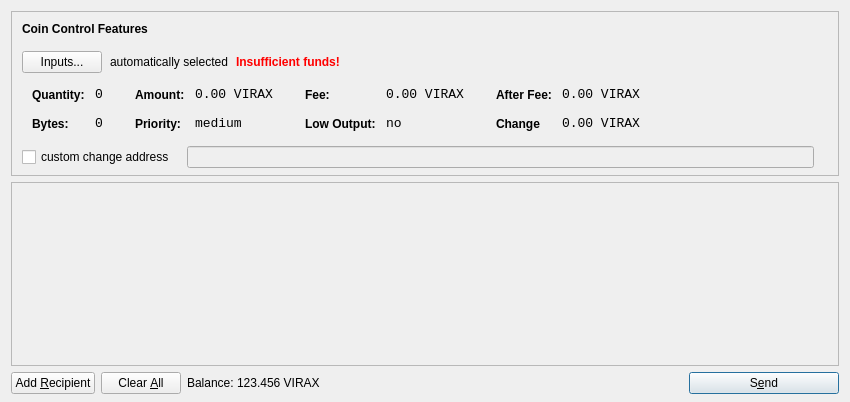
<?xml version="1.0" encoding="UTF-8"?>
<ui version="4.0">
 <class>SendCoinsDialog</class>
 <widget class="QDialog" name="SendCoinsDialog">
  <property name="geometry">
   <rect>
    <x>0</x>
    <y>0</y>
    <width>850</width>
    <height>402</height>
   </rect>
  </property>
  <property name="windowTitle">
   <string>Send Coins</string>
  </property>
  <layout class="QVBoxLayout" name="verticalLayout" stretch="0,1,0">
   <property name="bottomMargin">
    <number>8</number>
   </property>
   <item>
    <widget class="QFrame" name="frameCoinControl">
     <property name="sizePolicy">
      <sizepolicy hsizetype="Expanding" vsizetype="Expanding">
       <horstretch>0</horstretch>
       <verstretch>0</verstretch>
      </sizepolicy>
     </property>
     <property name="maximumSize">
      <size>
       <width>16777215</width>
       <height>16777215</height>
      </size>
     </property>
     <property name="frameShape">
      <enum>QFrame::StyledPanel</enum>
     </property>
     <property name="frameShadow">
      <enum>QFrame::Sunken</enum>
     </property>
     <layout class="QVBoxLayout" name="verticalLayoutCoinControl2">
      <property name="spacing">
       <number>6</number>
      </property>
      <property name="leftMargin">
       <number>0</number>
      </property>
      <property name="topMargin">
       <number>0</number>
      </property>
      <property name="rightMargin">
       <number>0</number>
      </property>
      <property name="bottomMargin">
       <number>6</number>
      </property>
      <item>
       <layout class="QVBoxLayout" name="verticalLayoutCoinControl" stretch="0,0,0,0,1">
        <property name="spacing">
         <number>0</number>
        </property>
        <property name="leftMargin">
         <number>10</number>
        </property>
        <property name="topMargin">
         <number>10</number>
        </property>
        <item>
         <layout class="QHBoxLayout" name="horizontalLayoutCoinControl1">
          <property name="bottomMargin">
           <number>15</number>
          </property>
          <item>
           <widget class="QLabel" name="labelCoinControlFeatures">
            <property name="sizePolicy">
             <sizepolicy hsizetype="Preferred" vsizetype="Maximum">
              <horstretch>0</horstretch>
              <verstretch>0</verstretch>
             </sizepolicy>
            </property>
            <property name="font">
             <font>
              <weight>75</weight>
              <bold>true</bold>
             </font>
            </property>
            <property name="styleSheet">
             <string notr="true">font-weight:bold;</string>
            </property>
            <property name="text">
             <string>Coin Control Features</string>
            </property>
           </widget>
          </item>
         </layout>
        </item>
        <item>
         <layout class="QHBoxLayout" name="horizontalLayoutCoinControl2" stretch="0,0,0,0">
          <property name="spacing">
           <number>8</number>
          </property>
          <property name="bottomMargin">
           <number>10</number>
          </property>
          <item>
           <widget class="QPushButton" name="pushButtonCoinControl">
            <property name="styleSheet">
             <string notr="true"/>
            </property>
            <property name="text">
             <string>Inputs...</string>
            </property>
           </widget>
          </item>
          <item>
           <widget class="QLabel" name="labelCoinControlAutomaticallySelected">
            <property name="text">
             <string>automatically selected</string>
            </property>
            <property name="margin">
             <number>5</number>
            </property>
           </widget>
          </item>
          <item>
           <widget class="QLabel" name="labelCoinControlInsuffFunds">
            <property name="font">
             <font>
              <weight>75</weight>
              <bold>true</bold>
             </font>
            </property>
            <property name="styleSheet">
             <string notr="true">color:red;font-weight:bold;</string>
            </property>
            <property name="text">
             <string>Insufficient funds!</string>
            </property>
            <property name="margin">
             <number>5</number>
            </property>
           </widget>
          </item>
          <item>
           <spacer name="horizontalSpacerCoinControl">
            <property name="orientation">
             <enum>Qt::Horizontal</enum>
            </property>
            <property name="sizeHint" stdset="0">
             <size>
              <width>40</width>
              <height>1</height>
             </size>
            </property>
           </spacer>
          </item>
         </layout>
        </item>
        <item>
         <widget class="QWidget" name="widgetCoinControl" native="true">
          <property name="sizePolicy">
           <sizepolicy hsizetype="Preferred" vsizetype="Preferred">
            <horstretch>0</horstretch>
            <verstretch>0</verstretch>
           </sizepolicy>
          </property>
          <property name="minimumSize">
           <size>
            <width>0</width>
            <height>0</height>
           </size>
          </property>
          <property name="styleSheet">
           <string notr="true"/>
          </property>
          <layout class="QHBoxLayout" name="horizontalLayoutCoinControl5">
           <property name="leftMargin">
            <number>0</number>
           </property>
           <property name="topMargin">
            <number>0</number>
           </property>
           <property name="rightMargin">
            <number>0</number>
           </property>
           <property name="bottomMargin">
            <number>0</number>
           </property>
           <item>
            <layout class="QHBoxLayout" name="horizontalLayoutCoinControl3" stretch="0,0,0,1">
             <property name="spacing">
              <number>20</number>
             </property>
             <property name="topMargin">
              <number>0</number>
             </property>
             <property name="bottomMargin">
              <number>10</number>
             </property>
             <item>
              <layout class="QFormLayout" name="formLayoutCoinControl1">
               <property name="horizontalSpacing">
                <number>10</number>
               </property>
               <property name="verticalSpacing">
                <number>14</number>
               </property>
               <property name="leftMargin">
                <number>10</number>
               </property>
               <property name="topMargin">
                <number>4</number>
               </property>
               <property name="rightMargin">
                <number>6</number>
               </property>
               <item row="0" column="0">
                <widget class="QLabel" name="labelCoinControlQuantityText">
                 <property name="styleSheet">
                  <string notr="true">font-weight:bold;</string>
                 </property>
                 <property name="text">
                  <string>Quantity:</string>
                 </property>
                 <property name="margin">
                  <number>0</number>
                 </property>
                </widget>
               </item>
               <item row="0" column="1">
                <widget class="QLabel" name="labelCoinControlQuantity">
                 <property name="font">
                  <font>
                   <family>Monospace</family>
                   <pointsize>10</pointsize>
                  </font>
                 </property>
                 <property name="cursor">
                  <cursorShape>IBeamCursor</cursorShape>
                 </property>
                 <property name="contextMenuPolicy">
                  <enum>Qt::ActionsContextMenu</enum>
                 </property>
                 <property name="text">
                  <string>0</string>
                 </property>
                 <property name="margin">
                  <number>0</number>
                 </property>
                 <property name="textInteractionFlags">
                  <set>Qt::LinksAccessibleByMouse|Qt::TextSelectableByKeyboard|Qt::TextSelectableByMouse</set>
                 </property>
                </widget>
               </item>
               <item row="1" column="0">
                <widget class="QLabel" name="labelCoinControlBytesText">
                 <property name="styleSheet">
                  <string notr="true">font-weight:bold;</string>
                 </property>
                 <property name="text">
                  <string>Bytes:</string>
                 </property>
                </widget>
               </item>
               <item row="1" column="1">
                <widget class="QLabel" name="labelCoinControlBytes">
                 <property name="font">
                  <font>
                   <family>Monospace</family>
                   <pointsize>10</pointsize>
                  </font>
                 </property>
                 <property name="cursor">
                  <cursorShape>IBeamCursor</cursorShape>
                 </property>
                 <property name="contextMenuPolicy">
                  <enum>Qt::ActionsContextMenu</enum>
                 </property>
                 <property name="text">
                  <string>0</string>
                 </property>
                 <property name="textInteractionFlags">
                  <set>Qt::LinksAccessibleByMouse|Qt::TextSelectableByKeyboard|Qt::TextSelectableByMouse</set>
                 </property>
                </widget>
               </item>
              </layout>
             </item>
             <item>
              <layout class="QFormLayout" name="formLayoutCoinControl2">
               <property name="horizontalSpacing">
                <number>10</number>
               </property>
               <property name="verticalSpacing">
                <number>14</number>
               </property>
               <property name="leftMargin">
                <number>6</number>
               </property>
               <property name="topMargin">
                <number>4</number>
               </property>
               <property name="rightMargin">
                <number>6</number>
               </property>
               <item row="0" column="0">
                <widget class="QLabel" name="labelCoinControlAmountText">
                 <property name="styleSheet">
                  <string notr="true">font-weight:bold;</string>
                 </property>
                 <property name="text">
                  <string>Amount:</string>
                 </property>
                 <property name="margin">
                  <number>0</number>
                 </property>
                </widget>
               </item>
               <item row="0" column="1">
                <widget class="QLabel" name="labelCoinControlAmount">
                 <property name="font">
                  <font>
                   <family>Monospace</family>
                   <pointsize>10</pointsize>
                  </font>
                 </property>
                 <property name="cursor">
                  <cursorShape>IBeamCursor</cursorShape>
                 </property>
                 <property name="contextMenuPolicy">
                  <enum>Qt::ActionsContextMenu</enum>
                 </property>
                 <property name="text">
                  <string>0.00 VIRAX</string>
                 </property>
                 <property name="textInteractionFlags">
                  <set>Qt::LinksAccessibleByMouse|Qt::TextSelectableByKeyboard|Qt::TextSelectableByMouse</set>
                 </property>
                </widget>
               </item>
               <item row="1" column="0">
                <widget class="QLabel" name="labelCoinControlPriorityText">
                 <property name="styleSheet">
                  <string notr="true">font-weight:bold;</string>
                 </property>
                 <property name="text">
                  <string>Priority:</string>
                 </property>
                </widget>
               </item>
               <item row="1" column="1">
                <widget class="QLabel" name="labelCoinControlPriority">
                 <property name="font">
                  <font>
                   <family>Monospace</family>
                   <pointsize>10</pointsize>
                  </font>
                 </property>
                 <property name="cursor">
                  <cursorShape>IBeamCursor</cursorShape>
                 </property>
                 <property name="contextMenuPolicy">
                  <enum>Qt::ActionsContextMenu</enum>
                 </property>
                 <property name="text">
                  <string>medium</string>
                 </property>
                 <property name="textInteractionFlags">
                  <set>Qt::LinksAccessibleByMouse|Qt::TextSelectableByKeyboard|Qt::TextSelectableByMouse</set>
                 </property>
                </widget>
               </item>
              </layout>
             </item>
             <item>
              <layout class="QFormLayout" name="formLayoutCoinControl3">
               <property name="horizontalSpacing">
                <number>10</number>
               </property>
               <property name="verticalSpacing">
                <number>14</number>
               </property>
               <property name="leftMargin">
                <number>6</number>
               </property>
               <property name="topMargin">
                <number>4</number>
               </property>
               <property name="rightMargin">
                <number>6</number>
               </property>
               <item row="0" column="0">
                <widget class="QLabel" name="labelCoinControlFeeText">
                 <property name="styleSheet">
                  <string notr="true">font-weight:bold;</string>
                 </property>
                 <property name="text">
                  <string>Fee:</string>
                 </property>
                 <property name="margin">
                  <number>0</number>
                 </property>
                </widget>
               </item>
               <item row="0" column="1">
                <widget class="QLabel" name="labelCoinControlFee">
                 <property name="font">
                  <font>
                   <family>Monospace</family>
                   <pointsize>10</pointsize>
                  </font>
                 </property>
                 <property name="cursor">
                  <cursorShape>IBeamCursor</cursorShape>
                 </property>
                 <property name="contextMenuPolicy">
                  <enum>Qt::ActionsContextMenu</enum>
                 </property>
                 <property name="text">
                  <string>0.00 VIRAX</string>
                 </property>
                 <property name="textInteractionFlags">
                  <set>Qt::LinksAccessibleByMouse|Qt::TextSelectableByKeyboard|Qt::TextSelectableByMouse</set>
                 </property>
                </widget>
               </item>
               <item row="1" column="0">
                <widget class="QLabel" name="labelCoinControlLowOutputText">
                 <property name="styleSheet">
                  <string notr="true">font-weight:bold;</string>
                 </property>
                 <property name="text">
                  <string>Low Output:</string>
                 </property>
                </widget>
               </item>
               <item row="1" column="1">
                <widget class="QLabel" name="labelCoinControlLowOutput">
                 <property name="font">
                  <font>
                   <family>Monospace</family>
                   <pointsize>10</pointsize>
                  </font>
                 </property>
                 <property name="cursor">
                  <cursorShape>IBeamCursor</cursorShape>
                 </property>
                 <property name="contextMenuPolicy">
                  <enum>Qt::ActionsContextMenu</enum>
                 </property>
                 <property name="text">
                  <string>no</string>
                 </property>
                 <property name="textInteractionFlags">
                  <set>Qt::LinksAccessibleByMouse|Qt::TextSelectableByKeyboard|Qt::TextSelectableByMouse</set>
                 </property>
                </widget>
               </item>
              </layout>
             </item>
             <item>
              <layout class="QFormLayout" name="formLayoutCoinControl4">
               <property name="horizontalSpacing">
                <number>10</number>
               </property>
               <property name="verticalSpacing">
                <number>14</number>
               </property>
               <property name="leftMargin">
                <number>6</number>
               </property>
               <property name="topMargin">
                <number>4</number>
               </property>
               <property name="rightMargin">
                <number>6</number>
               </property>
               <item row="0" column="0">
                <widget class="QLabel" name="labelCoinControlAfterFeeText">
                 <property name="styleSheet">
                  <string notr="true">font-weight:bold;</string>
                 </property>
                 <property name="text">
                  <string>After Fee:</string>
                 </property>
                 <property name="margin">
                  <number>0</number>
                 </property>
                </widget>
               </item>
               <item row="0" column="1">
                <widget class="QLabel" name="labelCoinControlAfterFee">
                 <property name="font">
                  <font>
                   <family>Monospace</family>
                   <pointsize>10</pointsize>
                  </font>
                 </property>
                 <property name="cursor">
                  <cursorShape>IBeamCursor</cursorShape>
                 </property>
                 <property name="contextMenuPolicy">
                  <enum>Qt::ActionsContextMenu</enum>
                 </property>
                 <property name="text">
                  <string>0.00 VIRAX</string>
                 </property>
                 <property name="textInteractionFlags">
                  <set>Qt::LinksAccessibleByMouse|Qt::TextSelectableByKeyboard|Qt::TextSelectableByMouse</set>
                 </property>
                </widget>
               </item>
               <item row="1" column="0">
                <widget class="QLabel" name="labelCoinControlChangeText">
                 <property name="styleSheet">
                  <string notr="true">font-weight:bold;</string>
                 </property>
                 <property name="text">
                  <string>Change</string>
                 </property>
                </widget>
               </item>
               <item row="1" column="1">
                <widget class="QLabel" name="labelCoinControlChange">
                 <property name="font">
                  <font>
                   <family>Monospace</family>
                   <pointsize>10</pointsize>
                  </font>
                 </property>
                 <property name="cursor">
                  <cursorShape>IBeamCursor</cursorShape>
                 </property>
                 <property name="contextMenuPolicy">
                  <enum>Qt::ActionsContextMenu</enum>
                 </property>
                 <property name="text">
                  <string>0.00 VIRAX</string>
                 </property>
                 <property name="textInteractionFlags">
                  <set>Qt::LinksAccessibleByMouse|Qt::TextSelectableByKeyboard|Qt::TextSelectableByMouse</set>
                 </property>
                </widget>
               </item>
              </layout>
             </item>
            </layout>
           </item>
          </layout>
         </widget>
        </item>
        <item>
         <layout class="QHBoxLayout" name="horizontalLayoutCoinControl4" stretch="0,0,0">
          <property name="spacing">
           <number>12</number>
          </property>
          <property name="sizeConstraint">
           <enum>QLayout::SetDefaultConstraint</enum>
          </property>
          <property name="topMargin">
           <number>5</number>
          </property>
          <property name="rightMargin">
           <number>5</number>
          </property>
          <item>
           <widget class="QCheckBox" name="checkBoxCoinControlChange">
            <property name="text">
             <string>custom change address</string>
            </property>
           </widget>
          </item>
          <item>
           <widget class="QLineEdit" name="lineEditCoinControlChange">
            <property name="enabled">
             <bool>false</bool>
            </property>
            <property name="sizePolicy">
             <sizepolicy hsizetype="Expanding" vsizetype="Fixed">
              <horstretch>0</horstretch>
              <verstretch>0</verstretch>
             </sizepolicy>
            </property>
           </widget>
          </item>
          <item>
           <widget class="QLabel" name="labelCoinControlChangeLabel">
            <property name="sizePolicy">
             <sizepolicy hsizetype="Preferred" vsizetype="Expanding">
              <horstretch>0</horstretch>
              <verstretch>0</verstretch>
             </sizepolicy>
            </property>
            <property name="minimumSize">
             <size>
              <width>0</width>
              <height>0</height>
             </size>
            </property>
            <property name="text">
             <string/>
            </property>
            <property name="margin">
             <number>3</number>
            </property>
           </widget>
          </item>
         </layout>
        </item>
        <item>
         <spacer name="verticalSpacerCoinControl">
          <property name="orientation">
           <enum>Qt::Vertical</enum>
          </property>
          <property name="sizeHint" stdset="0">
           <size>
            <width>800</width>
            <height>1</height>
           </size>
          </property>
         </spacer>
        </item>
       </layout>
      </item>
     </layout>
    </widget>
   </item>
   <item>
    <widget class="QScrollArea" name="scrollArea">
     <property name="widgetResizable">
      <bool>true</bool>
     </property>
     <widget class="QWidget" name="scrollAreaWidgetContents">
      <property name="geometry">
       <rect>
        <x>0</x>
        <y>0</y>
        <width>830</width>
        <height>174</height>
       </rect>
      </property>
      <layout class="QVBoxLayout" name="verticalLayout_2">
       <property name="leftMargin">
        <number>0</number>
       </property>
       <property name="topMargin">
        <number>0</number>
       </property>
       <property name="rightMargin">
        <number>0</number>
       </property>
       <property name="bottomMargin">
        <number>0</number>
       </property>
       <item>
        <layout class="QVBoxLayout" name="entries">
         <property name="spacing">
          <number>6</number>
         </property>
        </layout>
       </item>
       <item>
        <spacer name="verticalSpacer">
         <property name="orientation">
          <enum>Qt::Vertical</enum>
         </property>
         <property name="sizeHint" stdset="0">
          <size>
           <width>20</width>
           <height>40</height>
          </size>
         </property>
        </spacer>
       </item>
      </layout>
     </widget>
    </widget>
   </item>
   <item>
    <layout class="QHBoxLayout" name="horizontalLayout">
     <item>
      <widget class="QPushButton" name="addButton">
       <property name="toolTip">
        <string>Send to multiple recipients at once</string>
       </property>
       <property name="text">
        <string>Add &amp;Recipient</string>
       </property>
       <property name="icon">
        <iconset resource="../bitcoin.qrc">
         <normaloff>:/icons/add</normaloff>:/icons/add</iconset>
       </property>
       <property name="autoDefault">
        <bool>false</bool>
       </property>
      </widget>
     </item>
     <item>
      <widget class="QPushButton" name="clearButton">
       <property name="sizePolicy">
        <sizepolicy hsizetype="Minimum" vsizetype="Fixed">
         <horstretch>0</horstretch>
         <verstretch>0</verstretch>
        </sizepolicy>
       </property>
       <property name="toolTip">
        <string>Remove all transaction fields</string>
       </property>
       <property name="text">
        <string>Clear &amp;All</string>
       </property>
       <property name="icon">
        <iconset resource="../bitcoin.qrc">
         <normaloff>:/icons/remove</normaloff>:/icons/remove</iconset>
       </property>
       <property name="autoRepeatDelay">
        <number>300</number>
       </property>
       <property name="autoDefault">
        <bool>false</bool>
       </property>
      </widget>
     </item>
     <item>
      <layout class="QHBoxLayout" name="horizontalLayout_2">
       <property name="spacing">
        <number>3</number>
       </property>
       <item>
        <widget class="QLabel" name="label">
         <property name="sizePolicy">
          <sizepolicy hsizetype="Preferred" vsizetype="Fixed">
           <horstretch>0</horstretch>
           <verstretch>0</verstretch>
          </sizepolicy>
         </property>
         <property name="text">
          <string>Balance:</string>
         </property>
        </widget>
       </item>
       <item>
        <widget class="QLabel" name="labelBalance">
         <property name="sizePolicy">
          <sizepolicy hsizetype="Preferred" vsizetype="Fixed">
           <horstretch>0</horstretch>
           <verstretch>0</verstretch>
          </sizepolicy>
         </property>
         <property name="cursor">
          <cursorShape>IBeamCursor</cursorShape>
         </property>
         <property name="text">
          <string>123.456 VIRAX</string>
         </property>
         <property name="textInteractionFlags">
          <set>Qt::LinksAccessibleByMouse|Qt::TextSelectableByKeyboard|Qt::TextSelectableByMouse</set>
         </property>
        </widget>
       </item>
      </layout>
     </item>
     <item>
      <spacer name="horizontalSpacer">
       <property name="orientation">
        <enum>Qt::Horizontal</enum>
       </property>
       <property name="sizeHint" stdset="0">
        <size>
         <width>40</width>
         <height>20</height>
        </size>
       </property>
      </spacer>
     </item>
     <item>
      <widget class="QPushButton" name="sendButton">
       <property name="minimumSize">
        <size>
         <width>150</width>
         <height>0</height>
        </size>
       </property>
       <property name="toolTip">
        <string>Confirm the send action</string>
       </property>
       <property name="text">
        <string>S&amp;end</string>
       </property>
       <property name="icon">
        <iconset resource="../bitcoin.qrc">
         <normaloff>:/icons/send</normaloff>:/icons/send</iconset>
       </property>
       <property name="default">
        <bool>true</bool>
       </property>
      </widget>
     </item>
    </layout>
   </item>
  </layout>
 </widget>
 <resources>
  <include location="../bitcoin.qrc"/>
 </resources>
 <connections/>
</ui>
